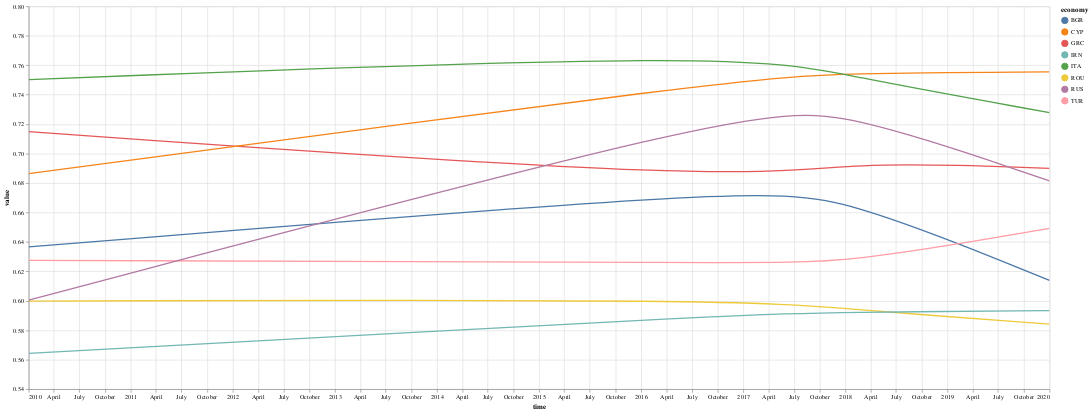

The code cell stored with this chart in its notebook:
### Code cell
graph = lineGraph(hci,'time','value','economy',[0.54,0.8])
graph.properties(
    width=1600, height=600
).interactive()

### Figure 1 — Vega-Lite specification as saved in the notebook (floating-point values rounded to 4 significant figures)
{"config": {"view": {"continuousWidth": 300, "continuousHeight": 300}}, "layer": [{"mark": {"type": "line", "interpolate": "basis"}, "encoding": {"color": {"field": "economy", "type": "nominal"}, "x": {"field": "time", "type": "temporal"}, "y": {"field": "value", "scale": {"domain": [0.54, 0.8]}, "type": "quantitative"}}, "name": "view_4"}, {"mark": {"type": "text", "align": "left", "dx": 5, "dy": 5}, "encoding": {"color": {"field": "economy", "type": "nominal"}, "text": {"condition": {"param": "param_3", "empty": false, "field": "value"}, "value": " "}, "x": {"field": "time", "type": "temporal"}, "y": {"field": "value", "scale": {"domain": [0.54, 0.8]}, "type": "quantitative"}}}, {"mark": {"type": "rule", "color": "gray"}, "encoding": {"x": {"field": "time", "type": "temporal"}}, "transform": [{"filter": {"param": "param_3", "empty": false}}]}, {"mark": {"type": "point"}, "encoding": {"color": {"field": "economy", "type": "nominal"}, "opacity": {"condition": {"param": "param_3", "value": 1, "empty": false}, "value": 0}, "x": {"field": "time", "type": "temporal"}, "y": {"field": "value", "scale": {"domain": [0.54, 0.8]}, "type": "quantitative"}}}, {"mark": {"type": "point"}, "encoding": {"opacity": {"value": 0}, "x": {"field": "time", "type": "temporal"}}, "name": "view_3"}], "data": {"name": "data-9aea94f42c79205ab57b674b8e2b5385"}, "height": 600, "params": [{"name": "param_3", "select": {"type": "point", "fields": ["time"], "nearest": true, "on": "mouseover"}, "views": ["view_3"]}, {"name": "param_4", "select": {"type": "interval", "encodings": ["x", "y"]}, "bind": "scales", "views": ["view_4"]}], "width": 1600, "$schema": "https://vega.github.io/schema/vega-lite/v5.14.1.json", "datasets": {"data-9aea94f42c79205ab57b674b8e2b5385": [{"value": 0.6366, "series": "HD.HCI.OVRL", "economy": "BGR", "aggregate": false, "time": "2010-01-01T00:00:00"}, {"value": 0.6275, "series": "HD.HCI.OVRL", "economy": "TUR", "aggregate": false, "time": "2010-01-01T00:00:00"}, {"value": 0.7149, "series": "HD.HCI.OVRL", "economy": "GRC", "aggregate": false, "time": "2010-01-01T00:00:00"}, {"value": 0.6864, "series": "HD.HCI.OVRL", "economy": "CYP", "aggregate": false, "time": "2010-01-01T00:00:00"}, {"value": 0.5999, "series": "HD.HCI.OVRL", "economy": "ROU", "aggregate": false, "time": "2010-01-01T00:00:00"}, {"value": 0.6005, "series": "HD.HCI.OVRL", "economy": "RUS", "aggregate": false, "time": "2010-01-01T00:00:00"}, {"value": 0.7503, "series": "HD.HCI.OVRL", "economy": "ITA", "aggregate": false, "time": "2010-01-01T00:00:00"}, {"value": 0.5643, "series": "HD.HCI.OVRL", "economy": "IRN", "aggregate": false, "time": "2010-01-01T00:00:00"}, {"value": 0.601, "series": "HD.HCI.OVRL", "economy": "ROU", "aggregate": false, "time": "2017-01-01T00:00:00"}, {"value": 0.626, "series": "HD.HCI.OVRL", "economy": "TUR", "aggregate": false, "time": "2017-01-01T00:00:00"}, {"value": 0.591, "series": "HD.HCI.OVRL", "economy": "IRN", "aggregate": false, "time": "2017-01-01T00:00:00"}, {"value": 0.676, "series": "HD.HCI.OVRL", "economy": "BGR", "aggregate": false, "time": "2017-01-01T00:00:00"}, {"value": 0.769, "series": "HD.HCI.OVRL", "economy": "ITA", "aggregate": false, "time": "2017-01-01T00:00:00"}, {"value": 0.681, "series": "HD.HCI.OVRL", "economy": "GRC", "aggregate": false, "time": "2017-01-01T00:00:00"}, {"value": 0.751, "series": "HD.HCI.OVRL", "economy": "CYP", "aggregate": false, "time": "2017-01-01T00:00:00"}, {"value": 0.729, "series": "HD.HCI.OVRL", "economy": "RUS", "aggregate": false, "time": "2017-01-01T00:00:00"}, {"value": 0.7529, "series": "HD.HCI.OVRL", "economy": "ITA", "aggregate": false, "time": "2018-01-01T00:00:00"}, {"value": 0.5922, "series": "HD.HCI.OVRL", "economy": "IRN", "aggregate": false, "time": "2018-01-01T00:00:00"}, {"value": 0.6253, "series": "HD.HCI.OVRL", "economy": "TUR", "aggregate": false, "time": "2018-01-01T00:00:00"}, {"value": 0.6948, "series": "HD.HCI.OVRL", "economy": "GRC", "aggregate": false, "time": "2018-01-01T00:00:00"}, {"value": 0.729, "series": "HD.HCI.OVRL", "economy": "RUS", "aggregate": false, "time": "2018-01-01T00:00:00"}, {"value": 0.7546, "series": "HD.HCI.OVRL", "economy": "CYP", "aggregate": false, "time": "2018-01-01T00:00:00"}, {"value": 0.6703, "series": "HD.HCI.OVRL", "economy": "BGR", "aggregate": false, "time": "2018-01-01T00:00:00"}, {"value": 0.5944, "series": "HD.HCI.OVRL", "economy": "ROU", "aggregate": false, "time": "2018-01-01T00:00:00"}, {"value": 0.7555, "series": "HD.HCI.OVRL", "economy": "CYP", "aggregate": false, "time": "2020-01-01T00:00:00"}, {"value": 0.6493, "series": "HD.HCI.OVRL", "economy": "TUR", "aggregate": false, "time": "2020-01-01T00:00:00"}, {"value": 0.6139, "series": "HD.HCI.OVRL", "economy": "BGR", "aggregate": false, "time": "2020-01-01T00:00:00"}, {"value": 0.6814, "series": "HD.HCI.OVRL", "economy": "RUS", "aggregate": false, "time": "2020-01-01T00:00:00"}, {"value": 0.7278, "series": "HD.HCI.OVRL", "economy": "ITA", "aggregate": false, "time": "2020-01-01T00:00:00"}, {"value": 0.5842, "series": "HD.HCI.OVRL", "economy": "ROU", "aggregate": false, "time": "2020-01-01T00:00:00"}, {"value": 0.69, "series": "HD.HCI.OVRL", "economy": "GRC", "aggregate": false, "time": "2020-01-01T00:00:00"}, {"value": 0.5934, "series": "HD.HCI.OVRL", "economy": "IRN", "aggregate": false, "time": "2020-01-01T00:00:00"}]}}
